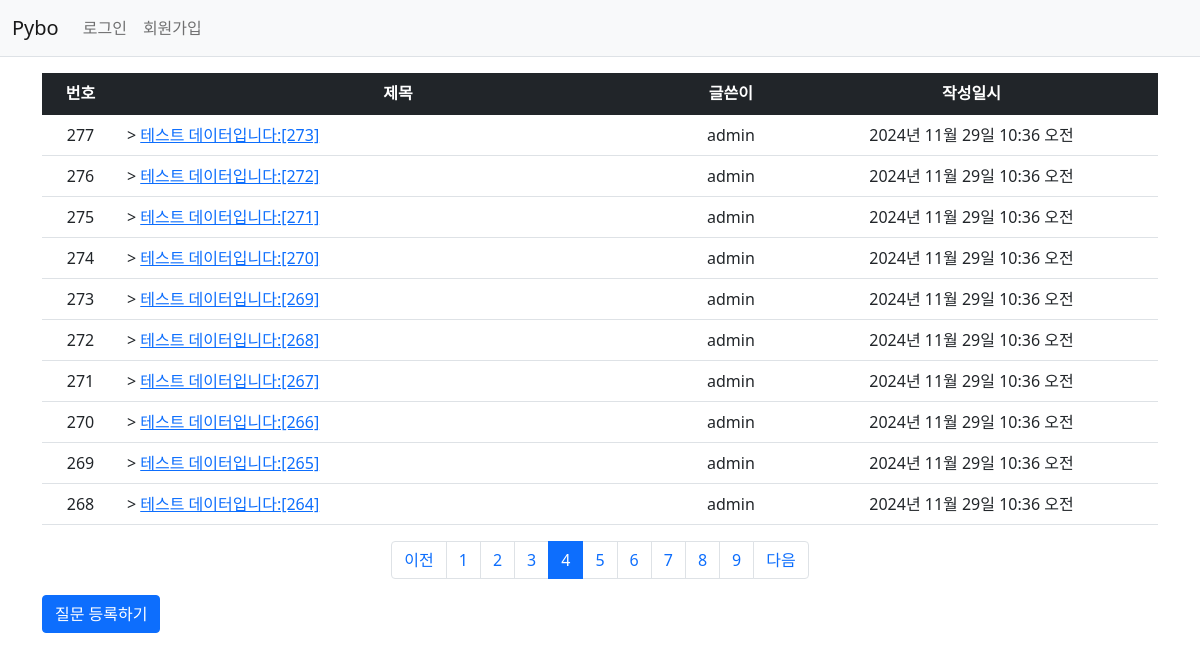
/pybo2/?page=4, run on the app's committed database.
### pybo2/models.py (models this page shows, shortened)
class Question(models.Model):
    author = models.ForeignKey(User, on_delete=models.CASCADE)
    subject = models.CharField(max_length=200)
    content = models.TextField()
    create_date = models.DateTimeField()
    modify_date = models.DateTimeField(null=True, blank=True)

### pybo2/views.py (the view)
# urls.py: path('', views.index, name='index'),  # '/' 에 해당되는 path
def index(request):
    page = request.GET.get('page', '1')  # 페이지
    question_list = Question.objects.order_by('-create_date')
    paginator = Paginator(question_list, 10)  # 페이지당 10개씩 보여주기
    page_obj = paginator.get_page(page)
    context = {'question_list': page_obj}
    return render(request, 'pybo2/question_list.html', context)

### pybo2/templatetags/pybo_filter.py (called while the page is built)
@register.filter
def sub(value, arg):
    return value - arg

### templates/pybo2/question_list.html (shortened to what this page needs)
{% extends 'base.html' %}
{% load pybo_filter %}
{% block content %}
<div class="container my-3">
    <table class="table">
        <thead>
         <tr class="text-center table-dark">
            <th>번호</th>
            <th style="width:50%">제목</th>
            <th>글쓴이</th>
            <th>작성일시</th>
        </tr>
        </thead>
        <tbody>
        {% if question_list %}
        {% for question in question_list %}
        <tr class="text-center">
            <td>
                {{ question_list.paginator.count|sub:question_list.start_index|sub:forloop.counter0|add:1 }}
            </td>
            <td class="text-start">>
                <a href="{% url 'pybo2:detail' question.id %}">{{ question.subject }}</a>
            </td>
            <td>{{ question.author.username }}</td>
            <td>{{ question.create_date }}</td>
        </tr>
        {% endfor %}
        {% else %}
        <tr>
            <td colspan="4">질문이 없습니다.</td>
        </tr>
        {% endif %}
        </tbody>
    </table>
    <ul class="pagination justify-content-center">
        {% if question_list.has_previous %}
        <li class="page-item">
            <a class="page-link" href="?page={{ question_list.previous_page_number }}">이전</a>
        </li>
        {% else %}
        <li class="page-item disabled">
            <a class="page-link" tabindex="-1" aria-disabled="true" href="#">이전</a>
        </li>
        {% endif %}
        {% for page_number in question_list.paginator.page_range %}
        {% if page_number >= question_list.number|add:-5 and page_number <= question_list.number|add:5 %}
        {% if page_number == question_list.number %}
        <li class="page-item active" aria-current="page">
            <a class="page-link" href="?page={{ page_number }}">{{ page_number }}</a>
        </li>
        {% else %}
        <li class="page-item">
            <a class="page-link" href="?page={{ page_number }}">{{ page_number }}</a>
        </li>
        {% endif %}
        {% endif %}
        {% endfor %}
        {% if question_list.has_next %}
        <li class="page-item">
            <a class="page-link" href="?page={{ question_list.next_page_number }}">다음</a>
        </li>
        {% else %}
        <li class="page-item disabled">
            <a class="page-link" tabindex="-1" aria-disabled="true" href="#">다음</a>
        </li>
        {% endif %}
    </ul>
    <a href="{% url 'pybo2:question_create' %}" class="btn btn-primary">질문 등록하기</a>
</div>
{% endblock %}

### data on the page
Question: paginator.count|sub "277", subject "테스트 데이터입니다:[273]", author.username "admin", create_date "2024년 11월 29일 10:36 오전"
Question: paginator.count|sub "276", subject "테스트 데이터입니다:[272]", author.username "admin", create_date "2024년 11월 29일 10:36 오전"
Question: paginator.count|sub "275", subject "테스트 데이터입니다:[271]", author.username "admin", create_date "2024년 11월 29일 10:36 오전"
Question: paginator.count|sub "274", subject "테스트 데이터입니다:[270]", author.username "admin", create_date "2024년 11월 29일 10:36 오전"
Question: paginator.count|sub "273", subject "테스트 데이터입니다:[269]", author.username "admin", create_date "2024년 11월 29일 10:36 오전"
Question: paginator.count|sub "272", subject "테스트 데이터입니다:[268]", author.username "admin", create_date "2024년 11월 29일 10:36 오전"
Question: paginator.count|sub "271", subject "테스트 데이터입니다:[267]", author.username "admin", create_date "2024년 11월 29일 10:36 오전"
Question: paginator.count|sub "270", subject "테스트 데이터입니다:[266]", author.username "admin", create_date "2024년 11월 29일 10:36 오전"
Question: paginator.count|sub "269", subject "테스트 데이터입니다:[265]", author.username "admin", create_date "2024년 11월 29일 10:36 오전"
Question: paginator.count|sub "268", subject "테스트 데이터입니다:[264]", author.username "admin", create_date "2024년 11월 29일 10:36 오전"

### other printed values
{{ page_number }} "1" "2" "3" "5" "6" "7" "8" "9"
{{ page_number }} "4"
